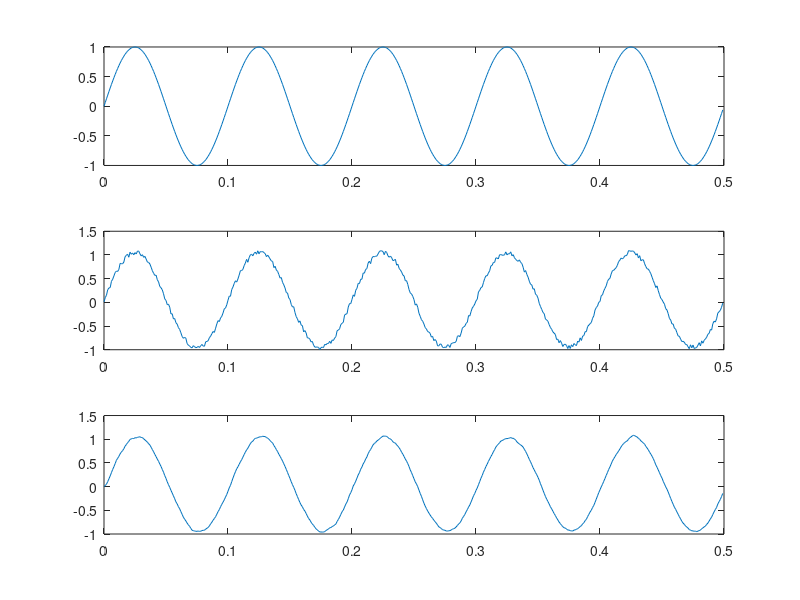

The MATLAB source for this figure:
%Engineer: Sat Patel 

%Pure signal of 10 Hz sampled at 1000 Hz
F = 10 ; 
Fs = 1000 ; 
dt = 1/Fs ; 
N = 500 ; %No. of samples to be taken 
t = (0:N-1)*dt ; 

x = sin(2*pi*F*t) ; 
subplot(3,1,1) ; 
plot(t,x) ; 


%Adding White Gaussian Noise 

x_dirty = x ; 
x_dirty = x_dirty + ( 0.1*rand(1,N) + 0 ); %SD = 0.1, mean = 0  
subplot(3,1,2) ; 
plot(t, x_dirty) ; 

%Removing Noise through Moving Average Filter of L point 
a = 'Enter the N value of N Point Moving Average Filter' ; 
L = input(a) ; 
num = ones(1,L)/L ; 
dem = 1 ; 
y = filter(num, dem, x_dirty) ; 
subplot(3,1,3); 
plot(t, y) ; 

